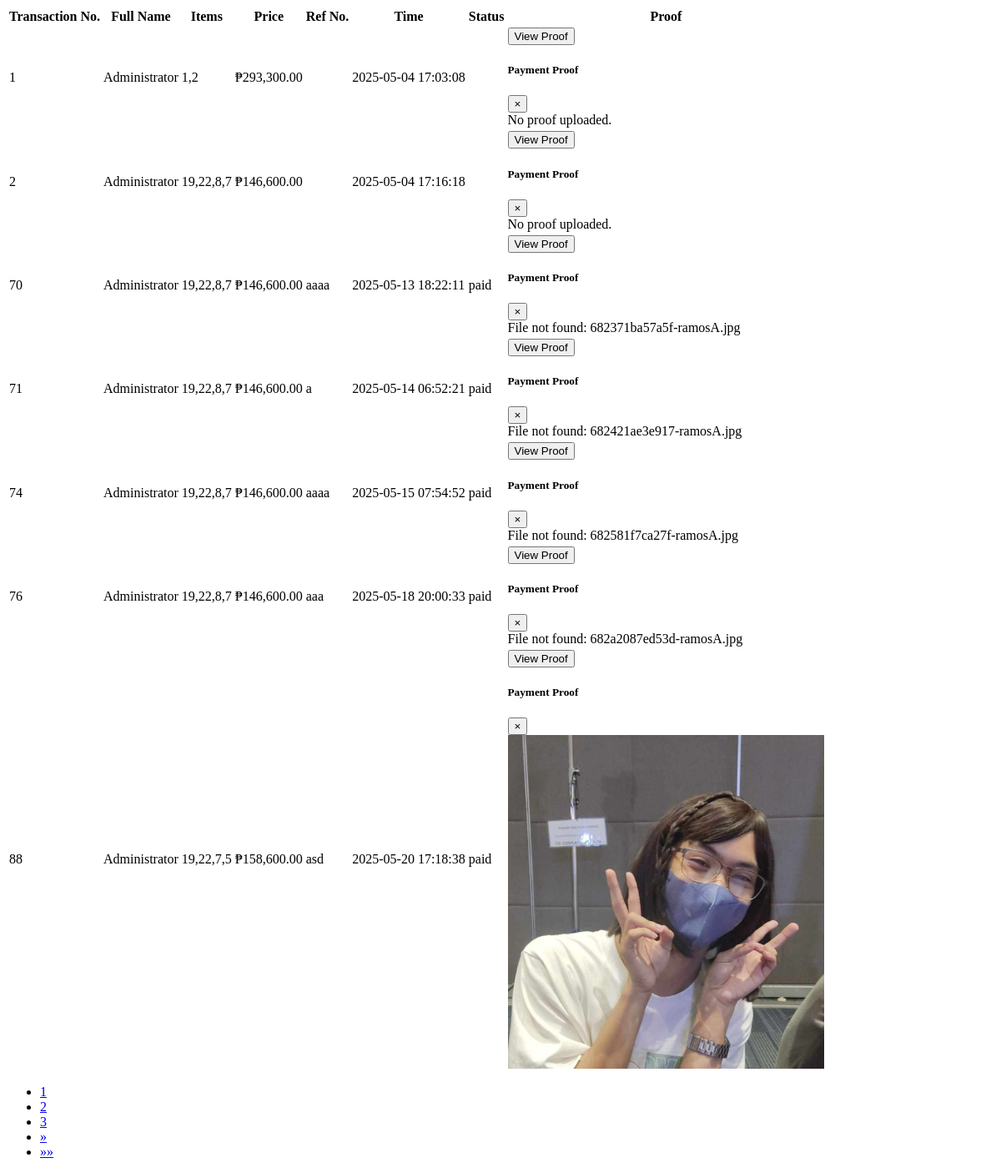
/modules/payment_list.php, run on the app's committed database.
### tables this page shows
CREATE TABLE `payments` (
  `id` int(10) NOT NULL,
  `fullname` varchar(255) NOT NULL,
  `items` varchar(255) NOT NULL,
  `price` int(10) NOT NULL,
  `reference` varchar(255) NOT NULL,
  `proof` varchar(255) NOT NULL,
  `time` datetime NOT NULL,
  `status` varchar(255) NOT NULL
);

### modules/payment_list.php (the view, shortened to what this page needs)
<?php
include("dbconi.php");
$items_per_page = 7;
$page = isset($_POST['pagenum']) ? (int)$_POST['pagenum'] : 1;
$offset = ($page - 1) * $items_per_page;
$search = isset($_POST['txtsearch']) ? mysqli_real_escape_string($dbc, $_POST['txtsearch']) : '';
$query = "SELECT * FROM payments WHERE (fullname LIKE '$search%' OR items LIKE '$search%' OR time LIKE '$search%') LIMIT $offset, $items_per_page";
$result = mysqli_query($dbc, $query);
$total_query = "SELECT COUNT(*) as total FROM payments WHERE (fullname LIKE '$search%' OR items LIKE '$search%' OR time LIKE '$search%')";
$total_result = mysqli_query($dbc, $total_query);
$total_row = mysqli_fetch_assoc($total_result);
$total_items = $total_row['total'];
$total_pages = ceil($total_items / $items_per_page);
if(mysqli_num_rows($result) > 0){
    echo '<table class="table table-striped">
        <thead>
            <tr>
                <th>Transaction No.</th>
                <th>Full Name</th>
                <th>Items</th>
                <th>Price</th>
                <th>Ref No.</th>
                <th>Time</th>
                <th>Status</th>
                <th>Proof</th>
            </tr>
        </thead>
        <tbody>';
    while($row = mysqli_fetch_array($result)){
        $proof_id = 'proofModal' . $row['id'];
        $proof_file = basename($row['proof']);
        $img_url = 'modules/uploads/' . rawurlencode($proof_file);
        echo '<tr>
            <td>'.$row['id'].'</td>
            <td>'.$row['fullname'].'</td>
            <td>'.$row['items'].'</td>
            <td>₱'.number_format($row['price'], 2).'</td>
            <td>'.$row['reference'].'</td>
            <td>'.$row['time'].'</td>
            <td>'.$row['status'].'</td>
            <td>
                <button type="button" class="btn btn-primary btn-sm" data-toggle="modal" data-target="#'.$proof_id.'">
                    View Proof
                </button>
                <div class="modal fade" id="'.$proof_id.'" tabindex="-1" role="dialog" aria-labelledby="'.$proof_id.'Label" aria-hidden="true">
                  <div class="modal-dialog modal-dialog-centered" role="document">
                    <div class="modal-content">
                      <div class="modal-header">
                        <h5 class="modal-title" id="'.$proof_id.'Label">Payment Proof</h5>
                        <button type="button" class="close" data-dismiss="modal" aria-label="Close">
                          <span aria-hidden="true">&times;</span>
                        </button>
                      </div>
                      <div class="modal-body text-center">';
        if (!empty($proof_file) && $proof_file !== '.' && $proof_file !== '..') {
            echo '<img src="'.$img_url.'" alt="Proof Image" class="img-fluid" style="max-height:400px;"
                    onerror="this.style.display=\'none\'; this.nextElementSibling.style.display=\'block\';">
                  <span style="display:none;" class="text-danger">File not found: '.htmlspecialchars($proof_file).'</span>';
        } else {
            echo '<span class="text-muted">No proof uploaded.</span>';
        }
        echo '        </div>
                    </div>
                  </div>
                </div>
            </td>
        </tr>';
    }
    echo '</tbody></table>';
    echo '<nav aria-label="Page navigation">
        <ul class="pagination justify-content-center">';
    for($i = 1; $i <= $total_pages; $i++){
        echo '<li class="page-item '.($i == $page ? 'active' : '').'">
            <a class="page-link" href="#" data-pagenum="'.$i.'">'.$i.'</a>
            </li>';
    }
    if($page < $total_pages){
        echo '<li class="page-item">
            <a class="page-link" href="#" data-pagenum="'.($page + 1).'" aria-label="Next">
                <span aria-hidden="true">&raquo;</span>
            </a>
            </li>';
    }
    if($page < $total_pages){
        echo '<li class="page-item">
            <a class="page-link" href="#" data-pagenum="'.$total_pages.'" aria-label="Last">
                <span aria-hidden="true">&raquo;&raquo;</span>
            </a>
            </li>';
    }
    echo '</ul></nav>';
} else {
    echo '<div class="alert alert-primary text-center" role="alert">No Transaction Records found!</div>';
}
?>

### data on the page
payments: id "1", fullname "Administrator", items "1,2", price "293,300.00", time "2025-05-04 17:03:08", shows "No proof uploaded."
payments: id "2", fullname "Administrator", items "19,22,8,7", price "146,600.00", time "2025-05-04 17:16:18", shows "No proof uploaded."
payments: id "70", fullname "Administrator", items "19,22,8,7", price "146,600.00", reference "aaaa", time "2025-05-13 18:22:11", status "paid", proof "682371ba57a5f-ramosA.jpg"
payments: id "71", fullname "Administrator", items "19,22,8,7", price "146,600.00", reference "a", time "2025-05-14 06:52:21", status "paid", proof "682421ae3e917-ramosA.jpg"
payments: id "74", fullname "Administrator", items "19,22,8,7", price "146,600.00", reference "aaaa", time "2025-05-15 07:54:52", status "paid", proof "682581f7ca27f-ramosA.jpg"
payments: id "76", fullname "Administrator", items "19,22,8,7", price "146,600.00", reference "aaa", time "2025-05-18 20:00:33", status "paid", proof "682a2087ed53d-ramosA.jpg"
payments: id "88", fullname "Administrator", items "19,22,7,5", price "158,600.00", reference "asd", time "2025-05-20 17:18:38", status "paid", proof (picture)
